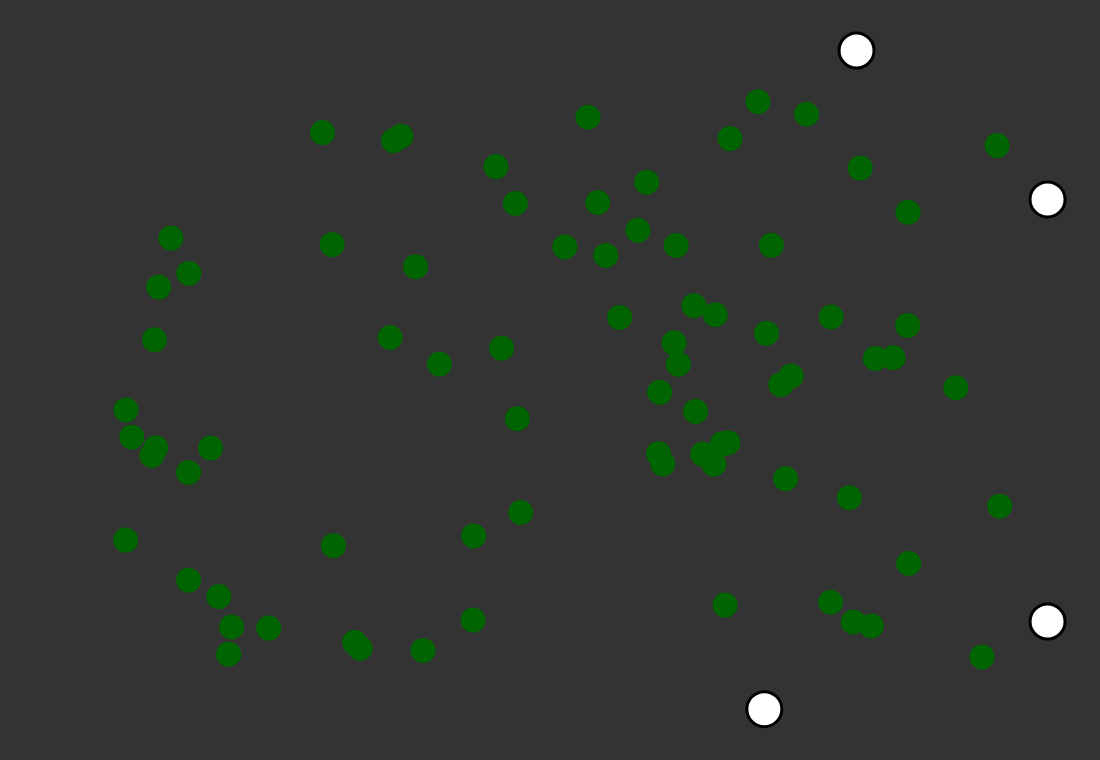
Frame 1 (no input)
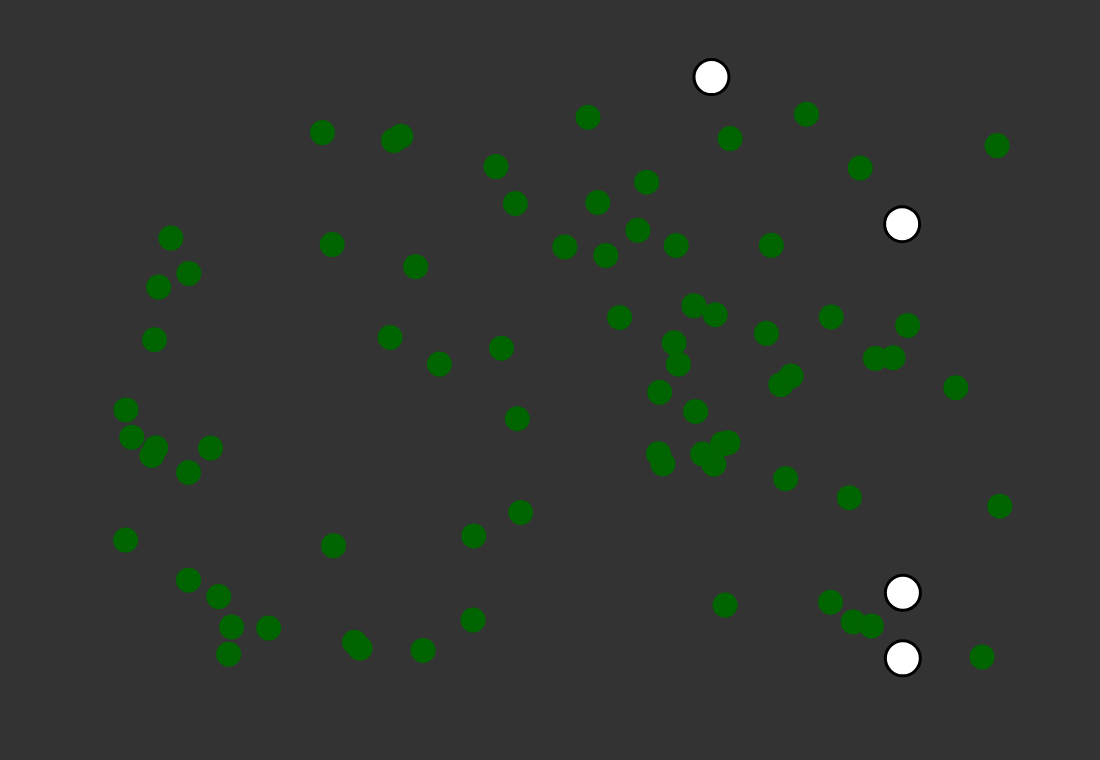
Frame 60 (no input)
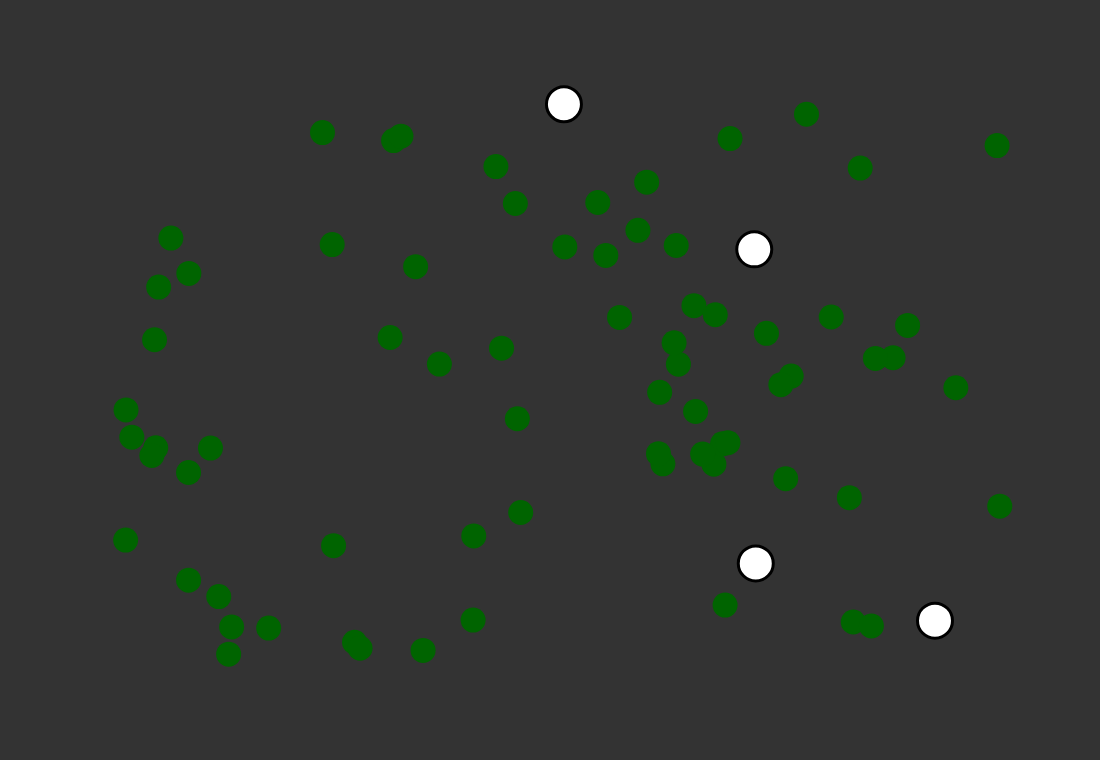
Frame 120 (the mouse pressed at the canvas centre since frame 60)

The p5.js sketch that drew these frames (run headless with seeded random() and noise() and a simulated clock; from frame 60 on, the mouse is pressed at the canvas centre):

// p5.js sketch
// ── sketch.js
let entities = [];
let foods = [];

function setup() {
  createCanvas(WINDOW_WIDTH, WINDOW_HEIGHT);

  for (let i = 0; i < STARTING_ENTITIES; i++) {
    entities[i] = new Entity(1, 0.5);
  }

  beginDay();
  updateWorld();
}

function draw() {
  background(51);

  if (foods.length == 0) {
    bIsDay = false;
  }

  entities.forEach(entity => {
    entity.move();
  });
  foods.forEach((food, i) => {
    food.eaten(i);
    food.show();
  });
  entities.forEach(entity => {
    entity.show();
  });
}
// ── entity.js
class Entity {
  constructor(_speed, _foodDetection) {
    // Data variables
    this.energyConsumption = 0;
    this.r = ENTITY_RADIUS;

    let _r = floor(random(drawBounds().length));
    this.pos = createVector(drawBounds()[_r].x, drawBounds()[_r].y);

    // Mutable variables
    this.m_speed = _speed;
    this.m_foodDetection = _foodDetection;

    this.mutChance = MUTATION_CHANCE;

    // Survivability variables
    this.energy = BASE_ENERGY;
    this.hasEaten = false;
    this.bIsDead = false;

    // Movement variables
    this.target = createVector(random(BOUNDS, width - BOUNDS), random(BOUNDS, height - BOUNDS));
    this.temp = createVector();
    this.bMoveToEdge = false;

    this.energyConsumption = (this.m_speed * this.m_speed) + (this.m_foodDetection / 1.5);
  }

  die() {
    if (!bIsDay && (this.energy < 0 || !this.hasEaten))
      return true;
    else 
      return false;
  }

  reproduce() {
    if (((this.energy > BASE_ENERGY * 0.66 && random() < 0.5) || (this.energy > BASE_ENERGY)) && this.hasEaten) {
      if (random() < this.mutChance) {
        let speedMut = 1;
        let detectionMut = 1;

        let mut = random();
        if (mut < 0.4) {
          // Mutate only speed
          speedMut = random(0.85, 1.3);
        } else if  (mut > 0.6) {
          // Mutate only detection
          detectionMut = random(0.85, 1.3);
        } else {
          // Mutate both speed and detection
          speedMut = random(0.85, 1.3);
          detectionMut = random(0.85, 1.3);
        }

        entities.push(new Entity(this.m_speed * speedMut, this.m_foodDetection * detectionMut));
      } else {
        entities.push(new Entity(this.m_speed, this.m_foodDetection));
      }
    }
  }

  consumeEnergy() {
    this.energy -= this.energyConsumption;
  }

  reset() {
    this.energy = BASE_ENERGY;
    this.hasEaten = false;
    this.target.set(random(BOUNDS, width - BOUNDS), random(BOUNDS, height - BOUNDS));
  }

  move() {
    // Draw a circle around entity with a radius of m_speed * GLOBAL_SPEED
    // and pick a random point on circle to set as temp, once entity reaches
    // point select a new one.

    if (bIsDay && this.energy > -5) {
      this.targetFood();
      this.roam();
    } else {
      this.goToEdge();
    }
  }

  targetFood() {
    if (this.reachedDestination) {
      foods.forEach(food => {
        if (dist(this.pos.x, this.pos.y, food.pos.x, food.pos.y) < this.r * 1.25 * this.m_foodDetection * this.m_foodDetection) {
          this.target.set(food.pos);
        }
      });
    }
  }

  roam() {
    if (!this.reachedDestination()) {
      this.temp.x = this.target.x - this.pos.x;
      this.temp.y = this.target.y - this.pos.y;
      this.temp.setMag(2.5 * this.m_speed);
      this.pos.add(this.temp);
    } else {
      this.selectNewPosition();
      while (this.target.x < this.r || this.target.x > width - this.r || this.target.y < this.r || this.target.y > height - this.r) {
        this.selectNewPosition();
      }
    }
  }

  goToEdge() {
    if (!this.bMoveToEdge) {
      let r = floor(random(drawBounds().length));
      this.target.set(drawBounds()[r].x, drawBounds()[r].y);
      this.bMoveToEdge = true;
    }

    if (!this.reachedDestination()) {
      this.temp.x = this.target.x - this.pos.x;
      this.temp.y = this.target.y - this.pos.y;
      this.temp.setMag(2.5 * this.m_speed);
      this.pos.add(this.temp);
    }
  }

  selectNewPosition() {
    let r = floor(random(drawCircleFromMidpoint(this).length));
    this.target.set(drawCircleFromMidpoint(this)[r].x, drawCircleFromMidpoint(this)[r].y);
  }

  reachedDestination() {
    return (this.pos.x > this.target.x - 10 && this.pos.x < this.target.x + 10 && this.pos.y > this.target.y - 10 && this.pos.y < this.target.y + 10); 
  }

  show() {
    strokeWeight(3);
    stroke(0, 0, 0);
    if (this.m_foodDetection > 0.8) {
      stroke(0, 255, 255);
    } else if (this.m_foodDetection < 0.3) {
      stroke(255, 255, 0);
    }
    fill(255, 255, 255);
    if (this.m_speed > 1.2) {
      fill(0, 255, 0);
    } else if (this.m_speed < 0.8) {
      fill(255, 0, 0);
    }
    ellipse(this.pos.x, this.pos.y, this.r, this.r);
  }

}
// ── food.js
class Food {
  constructor(_x, _y) {
    this.pos = createVector(_x, _y);
    this.r = FOOD_RADIUS;
  }

  eaten(i) {
    entities.forEach(e => {
      if (dist(this.pos.x, this.pos.y, e.pos.x, e.pos.y) < e.r) {
        e.energy += 5;
        if (!e.hasEaten) {
          e.hasEaten = true;
        }
        foods.splice(i, 1);
      }
    });
  }

  show() {
    noStroke();
    fill(0, 100, 0);
    ellipse(this.pos.x, this.pos.y, this.r, this.r);
  }
}
// ── geometry.js
// DDA Algorithm
drawLine = (x0, y0, x1, y1) => {
  let points = [];

  let dx = x1 - x0;
  let dy = y1 - y0;

  let steps = abs(dx) > abs(dy) ? abs(dx) : abs(dy);

  let incX = dx / steps;
  let incY = dy / steps;

  let X = x0;
  let Y = y0;
  for (let i = 0; i <= steps; i++) {
    points.push({
      x: X,
      y: Y
    });
    X += incX;
    Y += incY;
  }

  return points;
}

drawCircleFromMidpoint = (ent) => {
  let points = [];

  let r = (ent.m_speed * ent.m_speed * GLOBAL_SPEED) + (2 * ent.m_foodDetection * ent.m_foodDetection);
  let x = r, y = 0;

  points.push({
    x: ent.pos.x + x,
    y: ent.pos.y + y
  });

  if (r > 0) {
    points.push({
      x: ent.pos.x + x,
      y: ent.pos.y - y
    });
    points.push({
      x: ent.pos.x + y,
      y: ent.pos.y + x
    });
    points.push({
      x: ent.pos.x - y,
      y: ent.pos.y + x
    });
  }

  let P = 1 - r;
  while (x > y) {

    y++;

    if (P <= 0) {
      P += 2 * y + 1;
    } else {
      x--;
      P += 2 * y - 2 * x + 1;
    }

    if (x < y)
      break;

    points.push({
      x: ent.pos.x + x,
      y: ent.pos.y + y
    });
    points.push({
      x: ent.pos.x - x,
      y: ent.pos.y + y
    });
    points.push({
      x: ent.pos.x + x,
      y: ent.pos.y - y
    });
    points.push({
      x: ent.pos.x - x,
      y: ent.pos.y - y
    });

    if (x != y) {
      points.push({
        x: ent.pos.x + y,
        y: ent.pos.y + x
      });
      points.push({
        x: ent.pos.x - y,
        y: ent.pos.y + x
      });
      points.push({
        x: ent.pos.x + y,
        y: ent.pos.y - x
      });
      points.push({
        x: ent.pos.x - y,
        y: ent.pos.y - x
      });
    }
  }

  return points;
}
// ── worldManager.js
// World settings
const WINDOW_WIDTH = 1100;
const WINDOW_HEIGHT = 760;
const BOUNDS = 100;
const GLOBAL_SPEED = 150;
const DAY_LENGTH = 20000 // 20 seconds

// Entity settings
const STARTING_ENTITIES = 4;
const ENTITY_RADIUS = 35;
const MUTATION_CHANCE = 0.4;
const BASE_ENERGY = (DAY_LENGTH / 750);

// Food settings
const FOOD_PER_DAY = 78;
const FOOD_RADIUS = 25;

let bIsDay = true;
let day = 0;

function beginDay() {
  // Beginning of day
  day++;
  bIsDay = true;
  console.log("-----------");
  console.log("Time: DAY");

  placeFood(FOOD_PER_DAY);

  entities.forEach(entity => {
    entity.reset();
  });

  setTimeout(() => {
    // Begining of night
    bIsDay = false;
    console.log("Time: NIGHT");
    console.log("-----------");

    let t = entities.length;
    let d = 0;
    entities.forEach((entity, i) => {
      entity.bMoveToEdge = false;
      if (entity.die()) {
        entities.splice(i, 1);
        d += 1;
      }

      entity.reproduce();
    });

    console.log(`Day ${day}`);
    console.log(`Survived: ${t - d}`);
    console.log(`Created: ${entities.length + d - t}`);
    console.log(`Died: ${d}`);
    console.log(`Total: ${entities.length}`);

    setTimeout(() => {
      beginDay();
    }, DAY_LENGTH / 2);

  }, DAY_LENGTH);
}

function updateWorld() {
  setTimeout(() => {
    if (bIsDay) {
      entities.forEach(e => {
        e.consumeEnergy();
      });
    }
    updateWorld();
  }, 1000);
}

function placeFood(amount) {
  foods = [];
  for (let i = 0; i < amount; i++) {
    foods.push(new Food(random(BOUNDS, width - BOUNDS), random(BOUNDS, height - BOUNDS)));
  }
}

function drawBounds() {
  let points = [];

  drawLine(BOUNDS / 2, BOUNDS / 2, width - (BOUNDS / 2), BOUNDS / 2).forEach(point => {
    points.push(point); // Top
  });
  drawLine(width - (BOUNDS / 2), BOUNDS / 2, width - (BOUNDS / 2), height - (BOUNDS / 2)).forEach(point => {
    points.push(point); // Right
  });
  drawLine(BOUNDS / 2, height - (BOUNDS / 2), width - (BOUNDS / 2), height - (BOUNDS / 2)).forEach(point => {
    points.push(point); // Bottom
  });
  drawLine(BOUNDS / 2, BOUNDS / 2, BOUNDS / 2, height - (BOUNDS / 2)).forEach(point => {
    points.push(point); // Left
  });

  return points;
}
